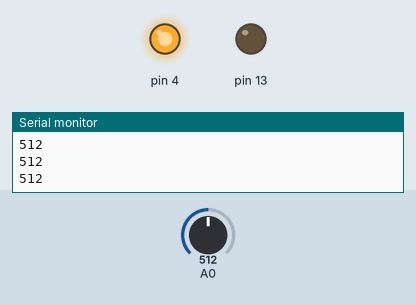
A sketch run on a simulated Arduino Uno, built with avr-gcc and run on an emulated ATmega328P. Shown: output pins drawn as LEDs (lit = HIGH), the last lines printed to the serial monitor. The test bench sets the inputs (shaded band); at power-on: A0 = 512.

Above: at 1.2 s.
1.3 s: A0 set to 924
2.8 s: A0 set to 951
At 3.7 s:
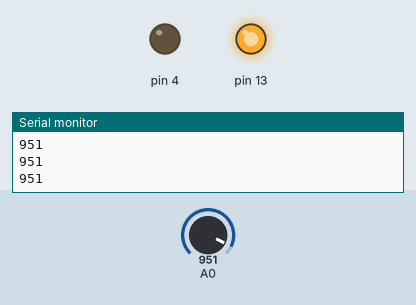
4.3 s: A0 set to 930
At 4.8 s:
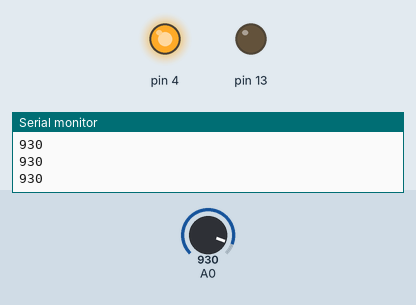
5.8 s: A0 set to 950
At 7.2 s:
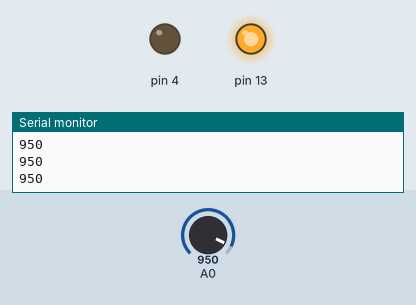
Timing chart, 0 to 8.3 s (numbered marks = the images above; inputs shaded):
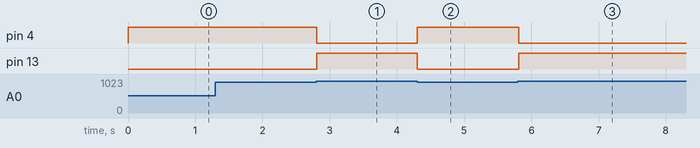

The sketch:

sketch_oct4b_ldr_LAPMADA_DE_EMERGENCIA.ino
```cpp
int taxa;


void setup() {
  // put your setup code here, to run once:
pinMode (A0, INPUT);
pinMode (13, OUTPUT);
pinMode (4, OUTPUT);
//pin = pino
// mode = modo
//A0 eh a porta analogica
//input eh dizendo que vai entrar
Serial.begin(9600);
//abre janela para acompanhar uma rotina de leitura
}

void loop() {
  // put your main code here, to run repeatedly:
  //variavel recebe o que ta no sensor
taxa = analogRead(A0);
//ler a variavel
Serial.println(taxa);


if (taxa <=940){
  digitalWrite(13,0);
  digitalWrite(4,1);}
else{
 digitalWrite(13,1);
 digitalWrite(4,0);
}


}
```

Measured:
- the behaviour switches between 940 and 941 on A0 (found by bisection; images 0 and 1)
- after the input at 2.8 s, pin 4: HIGH → LOW at once; pin 13: LOW → HIGH at once
- after the input at 4.3 s, pin 4: LOW → HIGH at once; pin 13: HIGH → LOW at once
- after the input at 5.8 s, pin 4: HIGH → LOW at once; pin 13: LOW → HIGH at once
